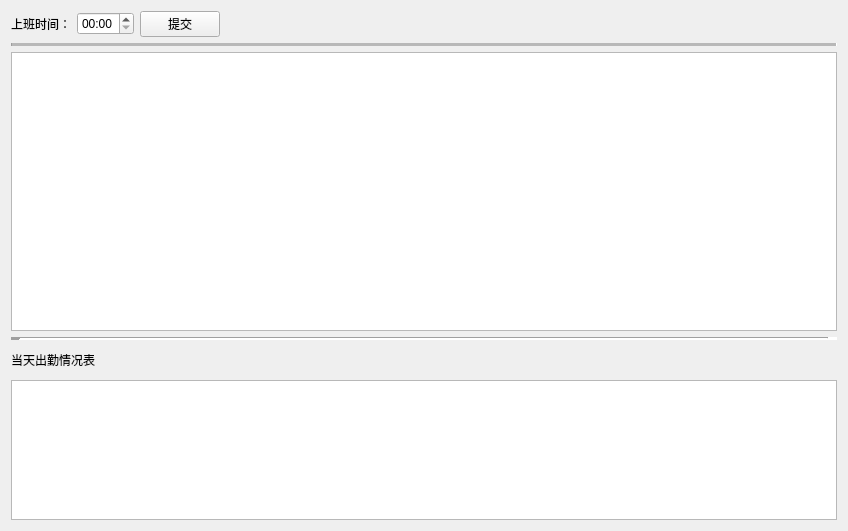
<?xml version="1.0" encoding="UTF-8"?>
<ui version="4.0">
 <class>M_kaoqin</class>
 <widget class="QWidget" name="M_kaoqin">
  <property name="geometry">
   <rect>
    <x>0</x>
    <y>0</y>
    <width>848</width>
    <height>531</height>
   </rect>
  </property>
  <property name="windowTitle">
   <string>Form</string>
  </property>
  <layout class="QGridLayout" name="gridLayout">
   <item row="0" column="0">
    <layout class="QVBoxLayout" name="verticalLayout" stretch="2,0,10,0,1,5">
     <item>
      <layout class="QHBoxLayout" name="horizontalLayout">
       <item>
        <widget class="QLabel" name="label_2">
         <property name="text">
          <string>上班时间：</string>
         </property>
        </widget>
       </item>
       <item>
        <widget class="QTimeEdit" name="timeEdit">
         <property name="displayFormat">
          <string>HH:mm</string>
         </property>
        </widget>
       </item>
       <item>
        <widget class="QPushButton" name="pushButton">
         <property name="text">
          <string>提交</string>
         </property>
        </widget>
       </item>
       <item>
        <spacer name="horizontalSpacer">
         <property name="orientation">
          <enum>Qt::Horizontal</enum>
         </property>
         <property name="sizeHint" stdset="0">
          <size>
           <width>40</width>
           <height>20</height>
          </size>
         </property>
        </spacer>
       </item>
      </layout>
     </item>
     <item>
      <widget class="Line" name="line_2">
       <property name="midLineWidth">
        <number>3</number>
       </property>
       <property name="orientation">
        <enum>Qt::Horizontal</enum>
       </property>
      </widget>
     </item>
     <item>
      <widget class="QTableView" name="tableView"/>
     </item>
     <item>
      <widget class="Line" name="line">
       <property name="lineWidth">
        <number>10</number>
       </property>
       <property name="orientation">
        <enum>Qt::Horizontal</enum>
       </property>
      </widget>
     </item>
     <item>
      <widget class="QLabel" name="label_3">
       <property name="text">
        <string>当天出勤情况表</string>
       </property>
      </widget>
     </item>
     <item>
      <widget class="QTableView" name="tableView_2"/>
     </item>
    </layout>
   </item>
  </layout>
 </widget>
 <resources/>
 <connections/>
</ui>
